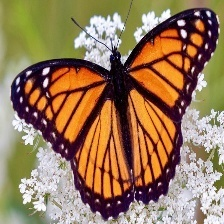
#> input picture bx242/data/Image_1057.jpg, 224 x 224 px; its folder holds only this picture in this run
$ python -i background_removal.py   (imports and definitions only)
#> lines starting #> are read from the running program, lines starting #| are printed output that depends on the picture; after the words box and inside, x2 and y2 are one past the last pixel; in counts of white or black regions, pixels touching at a corner belong together
#> further down, picture is the input picture: shape (224, 224, 3); mean B, G, R 90, 121.2, 151
import cv2
import numpy as np
from typing import Tuple, Optional
import warnings

# [129 lines left out: functions remove_background, apply_grabcut_auto, apply_grabcut_center_bias, not called in this run]

def apply_advanced_color_segmentation(image: np.ndarray) -> np.ndarray:
    """Apply advanced color-based segmentation using multiple color spaces."""
    height, width = image.shape[:2]
#> height = 224; width = 224

    # Convert to multiple color spaces
    hsv = cv2.cvtColor(image, cv2.COLOR_BGR2HSV)
#> hsv: shape (224, 224, 3); mean H, S, V 63.1, 130.6, 154
    lab = cv2.cvtColor(image, cv2.COLOR_BGR2LAB)
#> lab: shape (224, 224, 3); mean of channels 0, 1, 2 134.4, 137, 149.3

    # HSV-based mask
    h, s, v = cv2.split(hsv)

    # Adaptive thresholding for saturation
    s_thresh = cv2.adaptiveThreshold(s, 255, cv2.ADAPTIVE_THRESH_GAUSSIAN_C, cv2.THRESH_BINARY, 15, -5)
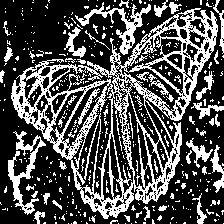
#> s_thresh: shape (224, 224); 31.8% white in thin lines or dots

    # Value thresholding to remove very dark areas
    _, v_thresh = cv2.threshold(v, 0, 255, cv2.THRESH_BINARY + cv2.THRESH_OTSU)
#> v_thresh: shape (224, 224); 48.7% white; 111 white regions (69 under 20 px), largest, box (x1, y1, x2, y2) and area: (18, 53, 224, 224) 8706, (0, 2, 49, 224) 2951, (78, 100, 129, 194) 1909

    # LAB-based mask focusing on A and B channels (color information)
    l, a, b = cv2.split(lab)
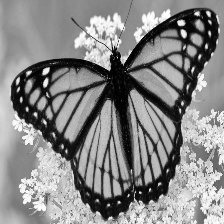
#> l: shape (224, 224); min 0, max 255, mean 134.4
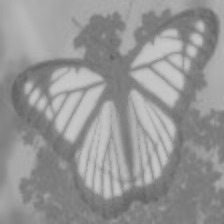
#> b: shape (224, 224); min 97, max 200, mean 149.3

    # Enhance color channels
    a_enhanced = cv2.equalizeHist(a)
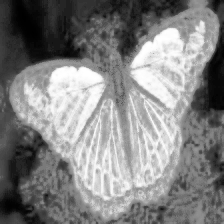
#> a_enhanced: shape (224, 224); min 0, max 255, mean 130.1
    b_enhanced = cv2.equalizeHist(b)
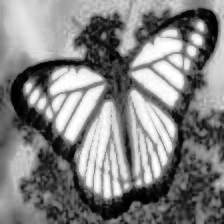
#> b_enhanced: shape (224, 224); min 0, max 255, mean 129.5

    # Combine color information
    color_mask = cv2.bitwise_and(s_thresh, v_thresh)
#> color_mask: shape (224, 224); 4.5% white in thin lines or dots

    # Add edge information
    gray = cv2.cvtColor(image, cv2.COLOR_BGR2GRAY)
    edges = cv2.Canny(gray, 50, 150)
#> edges: shape (224, 224); 19.8% white in thin lines or dots

    # Dilate edges to create regions
    kernel = cv2.getStructuringElement(cv2.MORPH_ELLIPSE, (3, 3))
    edges_dilated = cv2.dilate(edges, kernel, iterations=1)
#> edges_dilated: shape (224, 224); 50.3% white; 492 black regions (402 under 20 px), largest, box (x1, y1, x2, y2) and area: (0, 0, 130, 224) 9082, (12, 44, 210, 168) 2962, (118, 0, 224, 118) 2768

    # Combine all masks
    combined_mask = cv2.bitwise_or(color_mask, edges_dilated)
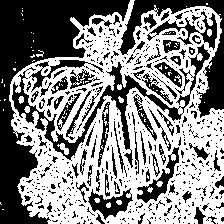
#> combined_mask: shape (224, 224); 52.9% white; 513 black regions (423 under 20 px)

    # Fill holes
    contours, _ = cv2.findContours(combined_mask, cv2.RETR_EXTERNAL, cv2.CHAIN_APPROX_SIMPLE)
#> contours = 27 contours, 26 with area under 20; largest, box (x1, y1, x2, y2) and area: (9, 0, 224, 224) 37515
    filled_mask = np.zeros_like(combined_mask)

    for contour in contours:
        area = cv2.contourArea(contour)
        if area > (height * width * 0.001):  # Filter small noise
            cv2.fillPoly(filled_mask, [contour], (255,))
#> this loop made 27 passes
#> area on pass 27: 37515
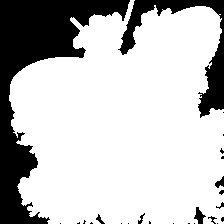
#> filled_mask: shape (224, 224); 76% white; 25 black regions (17 under 20 px), largest, box (x1, y1, x2, y2) and area: (0, 0, 130, 224) 9061, (118, 0, 224, 118) 2615, (194, 207, 206, 224) 103

    return filled_mask

# [196 lines left out: functions apply_watershed_segmentation, apply_combined_fallback, create_simple_mask, evaluate_mask_quality, post_process_mask, process_all_images, not called in this run]

>>> import cv2
>>> picture = cv2.imread('../data/Image_1057.jpg')
>>> result = apply_advanced_color_segmentation(picture)

$ run again, on bx242/data/Image_129.jpg
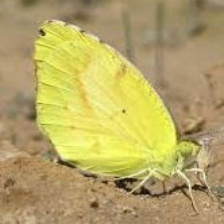
#> input picture bx242/data/Image_129.jpg, 224 x 224 px
#> picture is the input picture: shape (224, 224, 3); mean B, G, R 101.8, 166, 182.1
#> hsv: shape (224, 224, 3); mean H, S, V 22.1, 110.2, 182.6
#> lab: shape (224, 224, 3); mean of channels 0, 1, 2 173.4, 125.4, 162.4
#> in apply_advanced_color_segmentation, `s_thresh = cv2.adaptiveThreshold(s, 255, cv2.ADAPTIVE_THRESH_GAUSSIAN_..`:
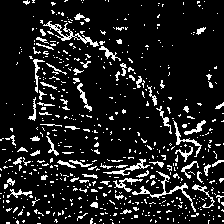
#> s_thresh: shape (224, 224); 12% white in thin lines or dots
#> v_thresh: shape (224, 224); 31.9% white; 110 white regions (103 under 20 px), largest, box (x1, y1, x2, y2) and area: (34, 20, 198, 190) 15015, (186, 147, 209, 183) 230, (175, 157, 193, 200) 140
#> color_mask: shape (224, 224); 3.6% white in thin lines or dots, all inside (x1, y1, x2, y2) = (35, 24, 204, 169)
#> edges: shape (224, 224); 11.6% white in thin lines or dots
#> edges_dilated: shape (224, 224); 29.2% white; 9 white regions (1 under 20 px), largest, box (x1, y1, x2, y2) and area: (0, 18, 224, 224) 12742, (12, 194, 89, 224) 994, (0, 173, 42, 205) 450
#> combined_mask: shape (224, 224); 31.2% white; 101 white regions (93 under 20 px)
#> contours = 6 contours; box (x1, y1, x2, y2) and area: (0, 18, 224, 224) 24347, (12, 194, 89, 224) 972, (0, 173, 42, 205) 386, (32, 170, 55, 183) 111, (214, 100, 224, 111) 51, (153, 215, 163, 224) 47
#> the loop in apply_advanced_color_segmentation, `for contour in contours:` made 6 passes
#> area on passes 1 to 6: 47, 972.5, 385.5, 111, 51, 24347
#> after the loop in apply_advanced_color_segmentation, `for contour in contours:`:
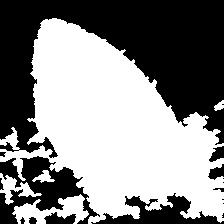
#> filled_mask: shape (224, 224); 53.4% white; 17 black regions (6 under 20 px), largest, box (x1, y1, x2, y2) and area: (0, 0, 224, 158) 18007, (0, 156, 100, 224) 2979, (91, 193, 224, 224) 1696

$ run again, on bx242/data/Image_1587.jpg
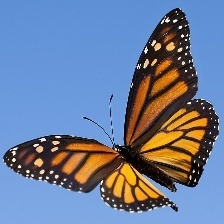
#> input picture bx242/data/Image_1587.jpg, 224 x 224 px
#> picture is the input picture: shape (224, 224, 3); mean B, G, R 154.2, 124.6, 108.7
#> hsv: shape (224, 224, 3); mean H, S, V 84.8, 135.4, 178.8
#> lab: shape (224, 224, 3); mean of channels 0, 1, 2 133, 134.1, 112
#> in apply_advanced_color_segmentation, `s_thresh = cv2.adaptiveThreshold(s, 255, cv2.ADAPTIVE_THRESH_GAUSSIAN_..`:
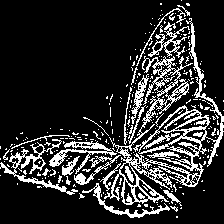
#> s_thresh: shape (224, 224); 17.7% white in thin lines or dots
#> v_thresh: shape (224, 224); 76.1% white; 11 black regions (10 under 20 px), largest, box (x1, y1, x2, y2) and area: (3, 8, 219, 212) 11956
#> color_mask: shape (224, 224); 6.8% white in thin lines or dots
#> edges: shape (224, 224); 9.9% white in thin lines or dots, all inside (x1, y1, x2, y2) = (3, 8, 219, 214)
#> edges_dilated: shape (224, 224); 25.3% white; 3 white regions (1 under 20 px), largest, box (x1, y1, x2, y2) and area: (2, 7, 220, 215) 12588, (32, 142, 45, 154) 92
#> combined_mask: shape (224, 224); 30.4% white; 47 white regions (45 under 20 px)
#> contours = 44 contours, 43 with area under 20; largest, box (x1, y1, x2, y2) and area: (0, 5, 224, 218) 20784
#> the loop in apply_advanced_color_segmentation, `for contour in contours:` made 44 passes
#> area on pass 41: 20784.5
#> after the loop in apply_advanced_color_segmentation, `for contour in contours:`:
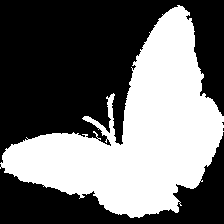
#> filled_mask: shape (224, 224); 42.4% white; 1 white region, box (x1, y1, x2, y2) and area: (0, 5, 224, 218) 21292

$ run again, on bx242/data/Image_177.jpg
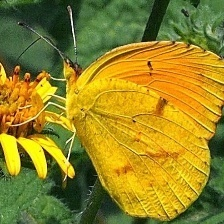
#> input picture bx242/data/Image_177.jpg, 224 x 224 px
#> picture is the input picture: shape (224, 224, 3); mean B, G, R 36.7, 131.8, 145.9
#> hsv: shape (224, 224, 3); mean H, S, V 35.3, 181.3, 159
#> lab: shape (224, 224, 3); mean of channels 0, 1, 2 139.1, 123.3, 174.9
#> s_thresh: shape (224, 224); 36.8% white in thin lines or dots
#> v_thresh: shape (224, 224); 49.5% white; 111 white regions (107 under 20 px), largest, box (x1, y1, x2, y2) and area: (0, 41, 224, 220) 24416, (206, 24, 218, 39) 62, (70, 12, 76, 47) 52, (24, 73, 30, 80) 26
#> color_mask: shape (224, 224); 17.8% white in thin lines or dots, all inside (x1, y1, x2, y2) = (0, 43, 224, 218)
#> edges: shape (224, 224); 27.6% white in thin lines or dots
#> edges_dilated: shape (224, 224); 68.9% white; 858 black regions (758 under 20 px), largest, box (x1, y1, x2, y2) and area: (17, 0, 82, 51) 1570, (0, 8, 31, 76) 1150, (52, 152, 95, 209) 1060
#> combined_mask: shape (224, 224); 73% white; 961 black regions (884 under 20 px)
#> contours = 2 contours; box (x1, y1, x2, y2) and area: (0, 0, 224, 224) 43557, (214, 219, 224, 224) 21
#> the loop in apply_advanced_color_segmentation, `for contour in contours:` made 2 passes
#> area on passes 1 to 2: 21, 43557
#> after the loop in apply_advanced_color_segmentation, `for contour in contours:`:
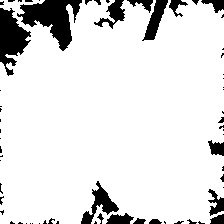
#> filled_mask: shape (224, 224); 88.6% white; 65 black regions (46 under 20 px), largest, box (x1, y1, x2, y2) and area: (17, 0, 82, 51) 1568, (0, 8, 31, 76) 1148, (81, 181, 119, 224) 541
